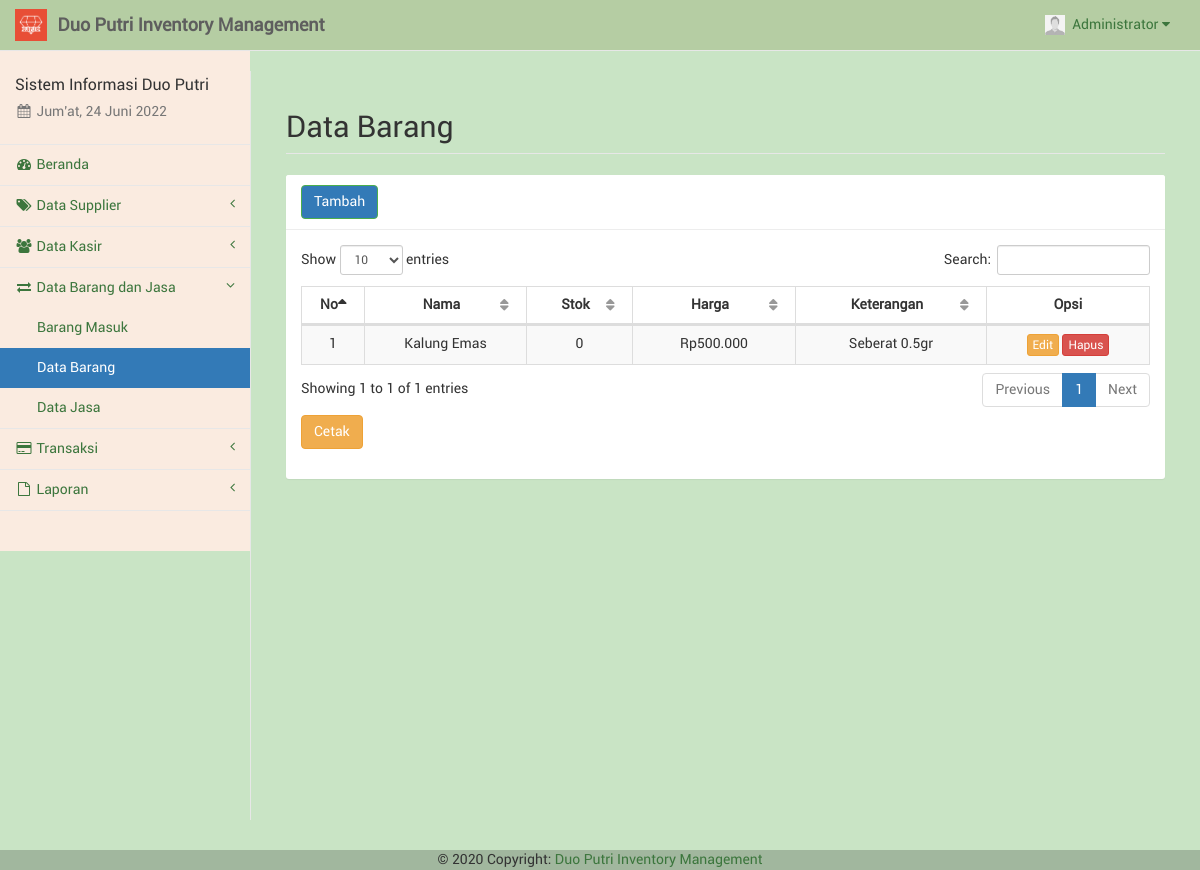
The app's page /barang.php (signed in) with its own data.
### tables this page shows
CREATE TABLE `barangjasa` (
  `id_brg` int(11) NOT NULL,
  `nama` varchar(100) NOT NULL,
  `jenis` varchar(20) NOT NULL,
  `stok` varchar(10) NOT NULL,
  `harga` varchar(20) NOT NULL,
  `keterangan` text NOT NULL,
  `id_adm` int(11) NOT NULL
);

### sess_check.php (called while the page is built, shortened)
<?php
	$chk_sess = $_SESSION['admin'];
	include("dist/config/koneksi.php");
	$sql_sess = "SELECT * FROM admin WHERE id_adm='". $chk_sess ."'";
	$ress_sess = mysqli_query($conn, $sql_sess);
	$row_sess = mysqli_fetch_array($ress_sess);
	$sess_admname = $row_sess['nama_adm'];
	$sess_admfoto = $row_sess['foto_adm'];
?>

### dist/function/format_rupiah.php (called while the page is built, shortened)
<?php
	function format_rupiah($rp) {
		$jumlah = number_format($rp, 0, ",", ".");
		$rupiah = "Rp". $jumlah;
		return $rupiah;
	}
?>

### barang.php (the view, shortened to what this page needs)
<?php
include("sess_check.php");
$pagedesc = "Data Barang";
include("layout_top.php");
include("dist/function/format_rupiah.php");
?>
<div id="page-wrapper" style="background-color: #C9E4C5;">
	<div class="container-fluid">
		<div class="row">
			<div class="col-lg-12">
				<h1 class="page-header">Data Barang</h1>
			</div>
		</div>
		<div class="row">
			<div class="col-lg-12"><?php include("layout_alert.php"); ?></div>
		</div>
		<div class="row">
			<div class="col-lg-12">
				<div class="panel panel-default">
					<div class="panel-heading">
						<a href="barang_tambah.php" class="btn btn-success">Tambah</a>
					</div>
					<div class="panel-body">
						<table class="table table-striped table-bordered table-hover" id="tabel-data">
							<thead>
								<tr>
									<th width="1%">No</th>
									<th width="10%">Nama</th>
									<th width="5%">Stok</th>
									<th width="10%">Harga</th>
									<th width="10%">Keterangan</th>
									<th width="10%">Opsi</th>
								</tr>
							</thead>
							<tbody>
								<?php
								$i = 1;
								$sql = "SELECT * FROM barangjasa WHERE jenis='barang' ORDER BY nama ASC";
								$ress = mysqli_query($conn, $sql);
								while ($data = mysqli_fetch_array($ress)) {
									echo '<tr>';
									echo '<td class="text-center">' . $i . '</td>';
									echo '<td class="text-center">' . $data['nama'] . '</td>';
									echo '<td class="text-center">' . $data['stok'] . '</td>';
									echo '<td class="text-center">' . format_rupiah($data['harga']) . '</td>';
									echo '<td class="text-center">' . $data['keterangan'] . '</td>';
									echo '<td class="text-center">
													  <a href="barang_edit.php?brg=' . $data['id_brg'] . '" class="btn btn-warning btn-xs">Edit</a>'; ?>
									<a href="barang_hapus.php?brg=<?php echo $data['id_brg']; ?>" onclick="return confirm('Apakah anda yakin akan menghapus <?php echo $data['nama']; ?>?');" class="btn btn-danger btn-xs">Hapus</a></td>
								<?php
									echo '</tr>';
									$i++;
								}
								?>
							</tbody>
						</table>
						<div class="form-group">
							<a href="barang_stok.php" target="_blank" class="btn btn-warning">Cetak</a>
						</div>
					</div>
				</div>
			</div>
		</div>
	</div>
</div>
<?php
include("layout_bottom.php");
?>

### layout_top.php (shortened to what this page needs)
<?php
$haries = array("Sunday" => "Minggu", "Monday" => "Senin", "Tuesday" => "Selasa", "Wednesday" => "Rabu", "Thursday" => "Kamis", "Friday" => "Jum'at", "Saturday" => "Sabtu");
$bulans = array("", "Januari", "Februari", "Maret", "April", "Mei", "Juni", "Juli", "Agustus", "September", "Oktober", "November", "Desember");
$hari_ini = $haries[date("l")];
$bulan_ini = $bulans[date("n")];
$tanggal = date("d");
$tahun = date("Y");
?>
<!DOCTYPE html>
<html lang="en">
<head>
	<link href="libs/bootstrap/dist/css/bootstrap.min.css" rel="stylesheet">
	<link href="libs/metisMenu/dist/metisMenu.min.css" rel="stylesheet">
	<link href="libs/datatables-plugins/integration/bootstrap/3/dataTables.bootstrap.css" rel="stylesheet">
	<link href="libs/datatables-responsive/css/dataTables.responsive.css" rel="stylesheet">
	<link href="dist/css/sb-admin-2.css" rel="stylesheet">
	<link href="dist/css/offline-font.css" rel="stylesheet">
	<link href="dist/css/custom.css" rel="stylesheet">
	<link href="libs/font-awesome/css/font-awesome.min.css" rel="stylesheet" type="text/css">
</head>
<body style="background-color: #C9E4C5;">
	<div id="wrapper" style="background-color: #C9E4C5;">
		<nav class="navbar navbar-default navbar-static-top" style="background-color: #B5CDA3 ;" role="navigation" style="margin-bottom: 0">
			<div class="navbar-header">
				<a class="navbar-brand hidden-xs" href="index.php">
					<img src="foto/logos.png" alt="brand" width="32" class="float-left image-brand">
					<div class="float-right">&nbsp;<strong>Duo Putri Inventory Management</strong></div>
				</a>
			</div>
			<ul class="nav navbar-top-links navbar-right">
				<li class="dropdown dropdown-right">
					<a class="dropdown-toggle" data-toggle="dropdown" href="#">
						<img src="foto/<?php echo $sess_admfoto; ?>" width="20px" height="20px" padding="0px">&nbsp;&nbsp;<?php echo ucfirst($sess_admname); ?>&nbsp;<i class="fa fa-caret-down"></i>
					</a>
				</li>
			</ul>
			<div class="navbar-default sidebar" style="background-color: #FAEBE0;" role="navigation">
				<div class="sidebar-nav navbar-collapse">
					<ul class="nav" id="side-menu">
						<li class="sidebar-search">
							<h4>Sistem Informasi Duo Putri</h4>
							<h5 class="text-muted"><i class="fa fa-calendar fa-fw"></i>&nbsp;<?php echo $hari_ini . ", " . $tanggal . " " . $bulan_ini . " " . $tahun ?></h5>
						</li>
						<?php
						if ($pagedesc == "Beranda") {
							echo '<li><a href="index.php" class="active"><i class="fa fa-tachometer fa-fw"></i>&nbsp;Beranda</a></li>';
						} else {
							echo '<li><a href="index.php"><i class="fa fa-tachometer fa-fw"></i>&nbsp;Beranda</a></li>';
						}
						if (isset($menuparent) && $menuparent == "supplier") {
							echo '<li class="active">';
						} else {
							echo '<li>';
						}
						?>
						<a href="#"><i class="fa fa-tags fa-fw"></i>&nbsp;Data Supplier<span class="fa arrow"></span></a>
						<?php
						if (isset($menuparent) && $menuparent == "kasir") {
							echo '<li class="active">';
						} else {
							echo '<li>';
						}
						?>
						<a href="#"><i class="fa fa-group fa-fw"></i>&nbsp;Data Kasir<span class="fa arrow"></span></a>
						<?php
						if (isset($menuparent) && $menuparent == "barang") {
							echo '<li class="active">';
						} else {
							echo '<li>';
						}
						?>
						<a href="#"><i class="fa fa-exchange fa-fw"></i>&nbsp;Data Barang dan Jasa<span class="fa arrow"></span></a>
						<ul class="nav nav-second-level">
							<?php
							if ($pagedesc == "Barang Masuk") {
								echo '<li><a href="trxbarang.php" class="active">Barang Masuk</a></li>';
							} else {
								echo '<li><a href="trxbarang.php">Barang Masuk</a></li>';
							}
							if ($pagedesc == "Data Barang") {
								echo '<li><a href="barang.php" class="active">Data Barang</a></li>';
							} else {
								echo '<li><a href="barang.php">Data Barang</a></li>';
							}
							if ($pagedesc == "Data Jasa") {
								echo '<li><a href="jasa.php" class="active">Data Jasa</a></li>';
							} else {
								echo '<li><a href="jasa.php">Data Jasa</a></li>';
							}
							?>
						</ul>
						<?php
						if (isset($menuparent) && $menuparent == "transaksi") {
							echo '<li class="active">';
						} else {
							echo '<li>';
						}
						?>
						<a href="#"><i class="fa fa-credit-card fa-fw"></i>&nbsp;Transaksi<span class="fa arrow"></span></a>
						</li>
						<?php
						if (isset($menuparent) && $menuparent == "laporan") {
							echo '<li class="active">';
						} else {
							echo '<li>';
						}
						?>
						<a href="#"><i class="fa fa-file-o fa-fw"></i>&nbsp;Laporan<span class="fa arrow"></span></a>
						</li>
					</ul>
				</div>
			</div>
		</nav>

### records on screen
barangjasa: nama "Kalung Emas", stok "0", harga "Rp500.000", keterangan "Seberat 0.5gr"

### other values on screen
$sess_admname "Administrator"
